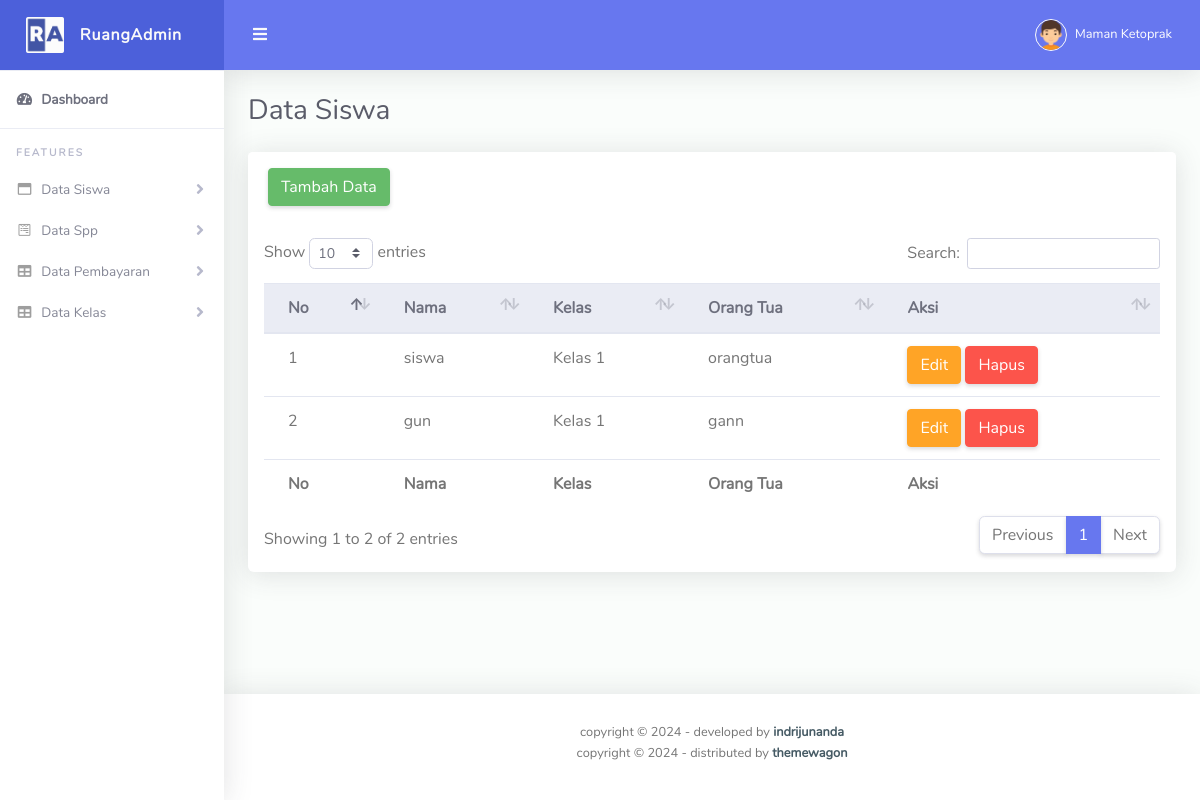
Page /admin/siswa.php (signed in) on the earlier database version.
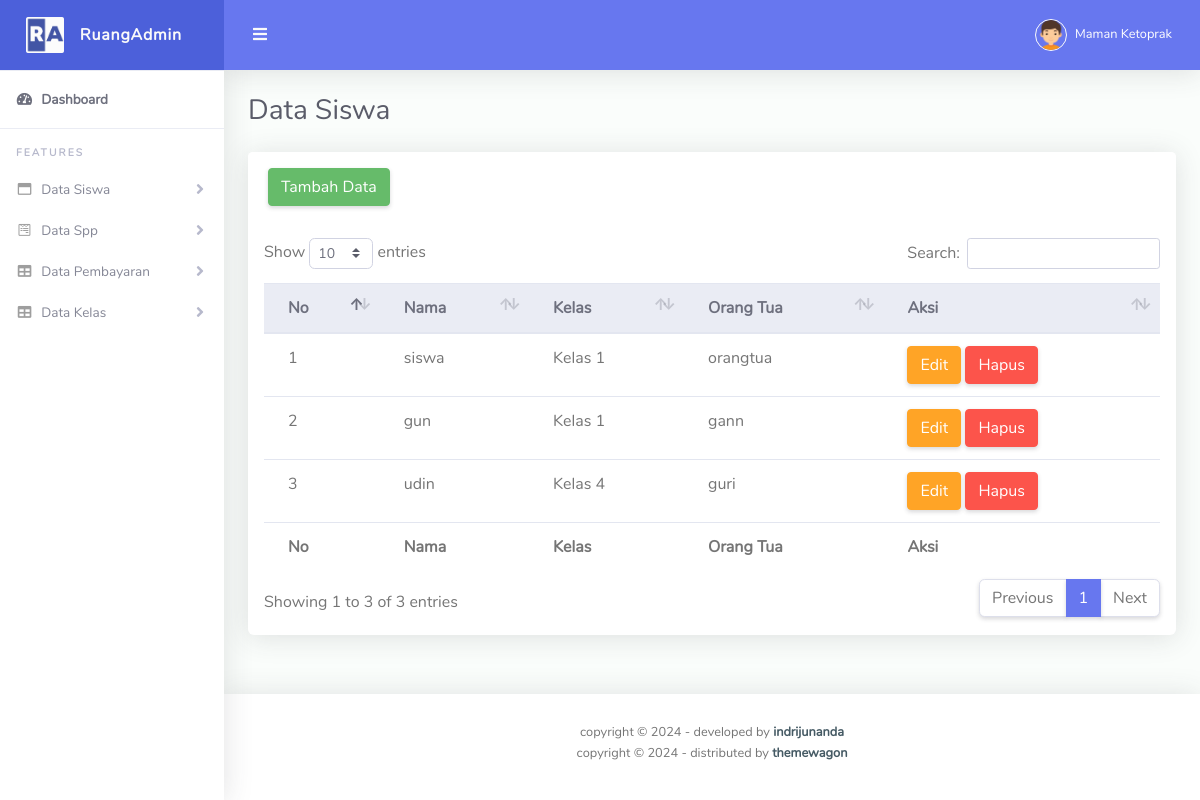
Same page on the later database version.
### tables this page shows
CREATE TABLE `siswa_221043` (
  `id_221043` int(11) NOT NULL,
  `nama_221043` varchar(255) NOT NULL,
  `username_221043` varchar(255) NOT NULL,
  `id_kelas_221043` int(11) NOT NULL,
  `alamat_221043` text DEFAULT NULL,
  `orangtua_id_221043` int(11) DEFAULT NULL,
  `password_221043` varchar(255) NOT NULL
);

CREATE TABLE `kelas_221043` (
  `id_221043` int(11) NOT NULL,
  `kelas_221043` varchar(255) NOT NULL
);

CREATE TABLE `orangtua_221043` (
  `id_221043` int(11) NOT NULL,
  `nama_221043` varchar(255) NOT NULL,
  `username_221043` varchar(255) NOT NULL,
  `email_221043` varchar(255) NOT NULL,
  `password_221043` varchar(255) NOT NULL
);

### admin/siswa.php (the view, shortened to what the changed rows need)
<?php
include '../koneksi.php';
?>
<!DOCTYPE html>
<html lang="en">
<head>
  <link href="../assets/vendor/fontawesome-free/css/all.min.css" rel="stylesheet" type="text/css">
  <link href="../assets/vendor/bootstrap/css/bootstrap.min.css" rel="stylesheet" type="text/css">
  <link href="../assets/css/ruang-admin.min.css" rel="stylesheet">
  <link href="../assets/vendor/datatables/dataTables.bootstrap4.min.css" rel="stylesheet">
</head>
<body id="page-top">
  <div id="wrapper">
    <div id="content-wrapper" class="d-flex flex-column">
      <div id="content">
        <div class="container-fluid" id="container-wrapper">
          <div class="d-sm-flex align-items-center justify-content-between mb-4">
            <h1 class="h3 mb-0 text-gray-800">Data Siswa</h1>
          </div>
          <div class="row">
            <div class="col-lg-12">
              <div class="card mb-4">
                <div class="card-header py-3 d-flex flex-row align-items-center justify-content-between">
                  <a class="btn btn-success" href="tambahsiswa.php">Tambah Data</a>
                </div>
                <div class="table-responsive p-3">
                  <table class="table align-items-center table-flush" id="dataTable">
                    <thead class="thead-light">
                      <tr>
                        <th>No</th>
                        <th>Nama</th>
                        <th>Kelas</th>
                        <th>Orang Tua</th>
                        <th>Aksi</th>
                      </tr>
                    </thead>
                    <tfoot>
                      <tr>
                        <th>No</th>
                        <th>Nama</th>
                        <th>Kelas</th>
                        <th>Orang Tua</th>
                        <th>Aksi</th>
                      </tr>
                    </tfoot>
                    <tbody>
                    <?php
                            $no = 1;
                            $tampil = mysqli_query($koneksi, "SELECT
                                                                  siswa_221043.*,
                                                                  orangtua_221043.nama_221043 AS nama_orang_tua,
                                                                  kelas_221043.kelas_221043 AS nama_kelas
                                                              FROM
                                                                  siswa_221043
                                                              JOIN
                                                                  orangtua_221043 ON siswa_221043.orangtua_id_221043 = orangtua_221043.id_221043
                                                              JOIN
                                                                  kelas_221043 ON siswa_221043.id_kelas_221043 = kelas_221043.id_221043");
                            while($data = mysqli_fetch_array($tampil)):
                        ?>
                      <tr>
                        <td><?= $no++ ?></td>
                        <td><?= $data['nama_221043'] ?></td>
                        <td><?= $data['nama_kelas'] ?></td>
                        <td><?= $data['nama_orang_tua'] ?></td>
                        <td>
                            <a class="btn btn-warning" href="editsiswa.php?hal=edit&id=<?= $data['id_221043']?>">Edit</a>
                            <a class="btn btn-danger" href="siswa.php?hal=hapus&id=<?= $data['orangtua_id_221043']?>" onclick="return confirm('Apakah Anda Yakin Ingin Menghapus Data?')">Hapus</a>
                        </td>
                      </tr>
                      <?php
                            endwhile;
                        ?>
                    </tbody>
                  </table>
                </div>
              </div>
            </div>
          </div>
        </div>
      </div>
    </div>
  </div>
</body>
</html>

Differences in the rows shown:
added siswa_221043: nama_221043 "udin", id_kelas_221043.kelas_221043 "Kelas 4", orangtua_id_221043.nama_221043 "guri"
Other differences:
text written by a page script: "Show entries Search: Showing 1 to 2 of 2 entries Previous 1 Next" → "Show entries Search: Showing 1 to 3 of 3 entries Previous 1 Next"
